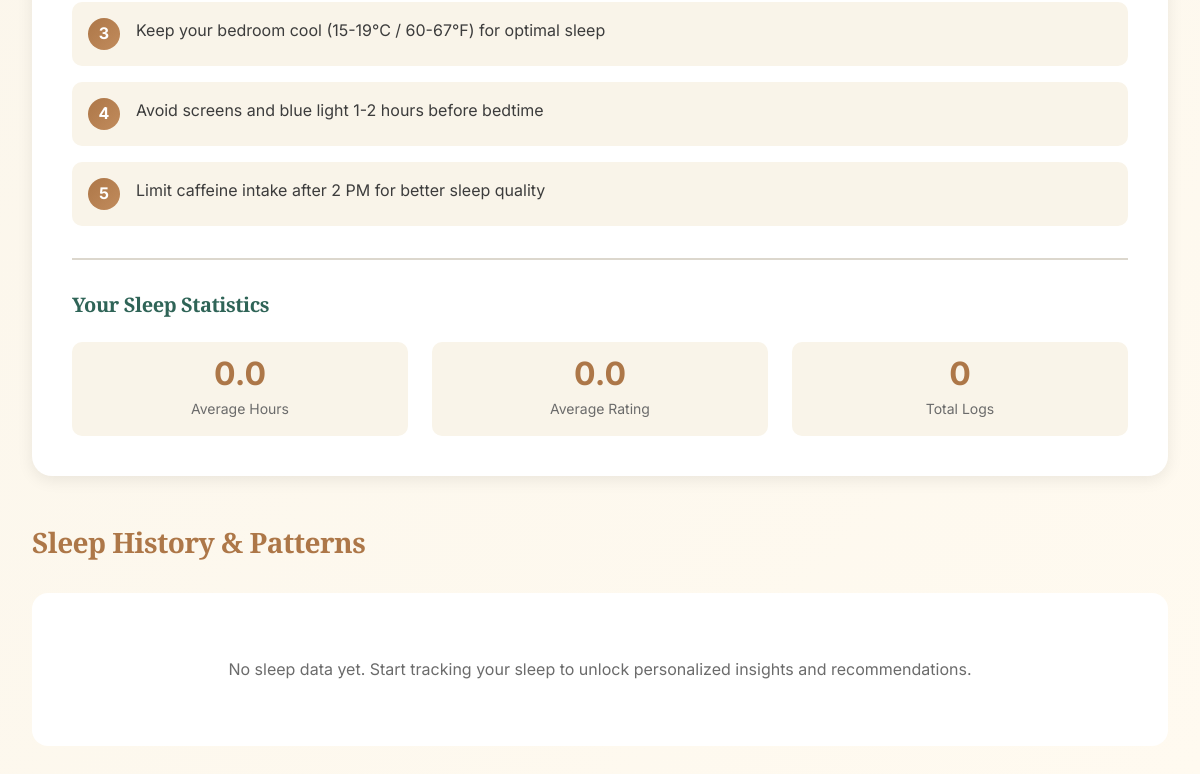
The app's page /sleep (signed in, lower part), older data.
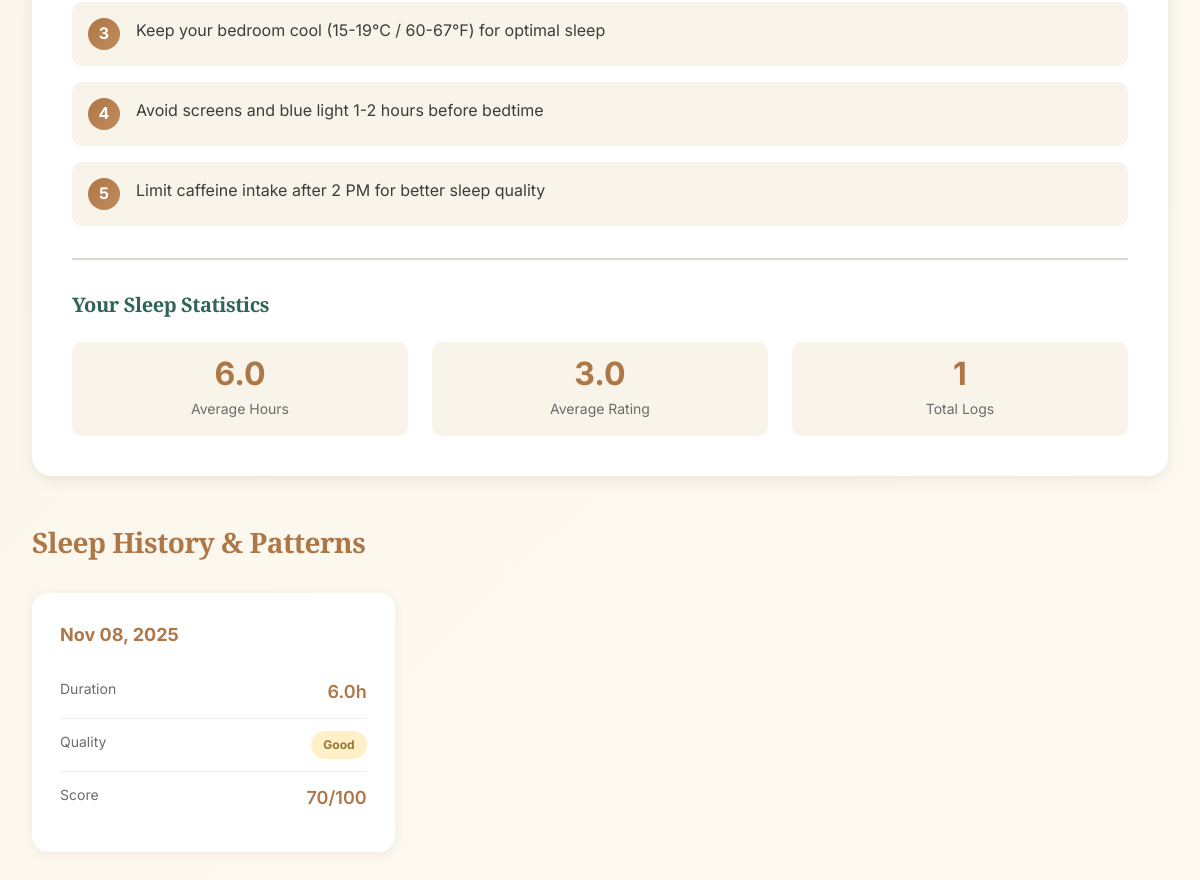
The same page, newer data.
### models.py (models this page shows, shortened)
class SleepLog(db.Model):
    __tablename__ = 'sleep_logs'
    id = db.Column(db.Integer, primary_key=True)
    user_id = db.Column(db.Integer, db.ForeignKey('users.id'), nullable=False)
    date = db.Column(db.Date, nullable=False)
    bedtime = db.Column(db.String(10), nullable=True)
    wake_time = db.Column(db.String(10), nullable=True)
    hours_slept = db.Column(db.Float, nullable=True)
    quality_rating = db.Column(db.Integer, nullable=True)
    notes = db.Column(db.Text, nullable=True)
    timestamp = db.Column(db.DateTime, default=get_ist_now)

### app.py (the view)
@app.route('/sleep')
@login_required
def sleep_tracker():
    sleep_logs = SleepLog.query.filter_by(user_id=current_user.id).order_by(SleepLog.date.desc()).limit(14).all()
    return render_template('sleep.html', sleep_logs=sleep_logs, user_name=current_user.profile.name if current_user.profile else 'User')

### app.py (called while the page is built)
@login_manager.user_loader
def load_user(user_id):
    return User.query.get(int(user_id))

### templates/sleep.html (shortened to what the changed rows need)
{% extends "base.html" %}
{% block content %}
<div class="sleep-page">
    <div class="sleep-container">
        <div class="sleep-insights-card">
            <div class="stats-summary">
                <div class="stats-grid">
                    <div class="stat-item">
                        <div class="stat-value" id="avgHours">{{ "%.1f"|format(sleep_logs|map(attribute='hours_slept')|sum / sleep_logs|length if sleep_logs|length > 0 else 0) }}</div>
                        <div class="stat-label">Average Hours</div>
                    </div>
                    <div class="stat-item">
                        <div class="stat-value" id="avgQuality">{{ "%.1f"|format(sleep_logs|map(attribute='quality_rating')|sum / sleep_logs|length if sleep_logs|length > 0 else 0) }}</div>
                        <div class="stat-label">Average Rating</div>
                    </div>
                    <div class="stat-item">
                        <div class="stat-value">{{ sleep_logs|length }}</div>
                        <div class="stat-label">Total Logs</div>
                    </div>
                </div>
            </div>
        </div>
    </div>
    <div class="sleep-history-section">
        <h2>Sleep History & Patterns</h2>
        {% if sleep_logs|length > 0 %}
        <div class="history-grid">
            {% for log in sleep_logs %}
            <div class="history-card">
                <div class="history-date">{{ log.date.strftime('%b %d, %Y') }}</div>
                <div class="history-details">
                    <div class="detail-row">
                        <span class="label">Duration</span>
                        <span class="value strong">{{ log.hours_slept }}h</span>
                    </div>
                    <div class="detail-row">
                        <span class="label">Quality</span>
                        <span class="value quality-badge quality-{{ log.quality_rating }}">
                            {{ ['Poor', 'Fair', 'Good', 'Very Good', 'Excellent'][log.quality_rating - 1] if log.quality_rating else 'N/A' }}
                        </span>
                    </div>
                    <div class="detail-row">
                        <span class="label">Score</span>
                        <span class="value strong">
                            {% set hours = log.hours_slept %}
                            {% set quality = log.quality_rating or 3 %}
                            {% if hours >= 7 and hours <= 9 %}
                                {% set duration_score = 50 %}
                            {% elif hours >= 6 and hours < 7 %}
                                {% set duration_score = 40 %}
                            {% elif hours >= 9 and hours < 10 %}
                                {% set duration_score = 45 %}
                            {% elif hours >= 5 and hours < 6 %}
                                {% set duration_score = 30 %}
                            {% elif hours >= 4 and hours < 5 %}
                                {% set duration_score = 20 %}
                            {% else %}
                                {% set duration_score = 10 %}
                            {% endif %}
                            {{ (duration_score + quality * 10)|int }}/100
                        </span>
                    </div>
                </div>
            </div>
            {% endfor %}
        </div>
        {% else %}
        <div class="empty-state">
            <p>No sleep data yet. Start tracking your sleep to unlock personalized insights and recommendations.</p>
        </div>
        {% endif %}
    </div>
</div>
{% endblock %}

Row changes from the older to the newer data that the page shows:
added SleepLog: date "Nov 08, 2025", hours_slept "6.0", quality_rating "Good", value "70"
Text that changed along with them:
{{ sleep_logs|length }}: "0" → "1"
text no longer shown: "0.0 0.0 No sleep data yet. Start tracking your sleep to unlock personalized insights and recommendations."
text now shown: "6.0 3.0"
